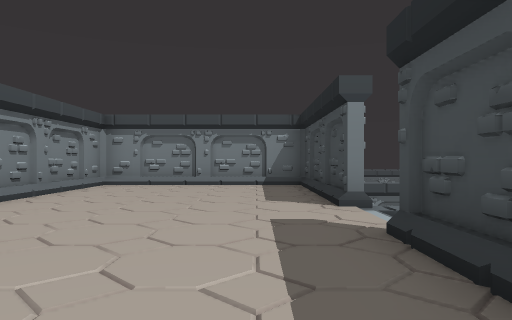
View 1 (above)

23 first-person views from a walk through a Godot game level. The camera is 1.4 m above the floor, looks level and sees 70° across. The floor is counted in squares, 2 m on a side. Each view is taken from the middle of a square. On the plan, view 1 faces up. The plan holds only what a view shows up to about 11 squares ahead; the rest is blank. The place goes on beyond the plan.

View 2
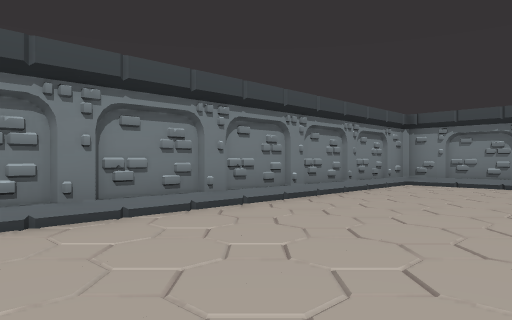

View 3
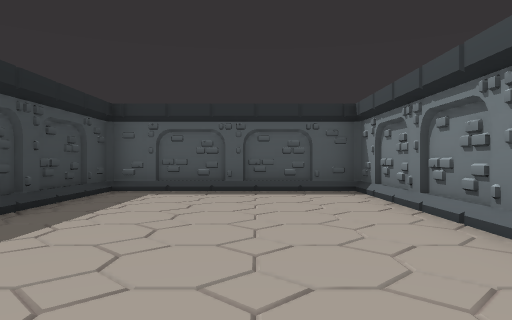

View 4
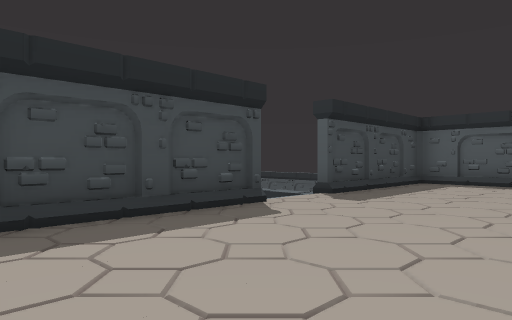

View 5
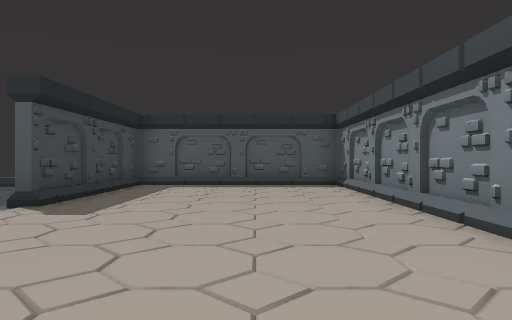

View 6
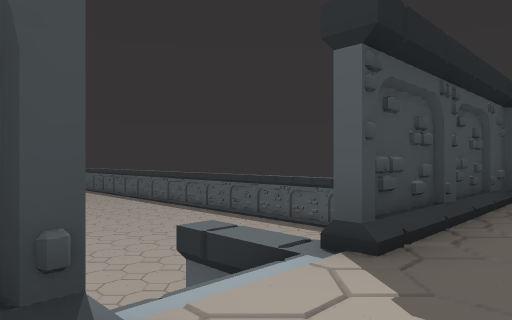

View 7
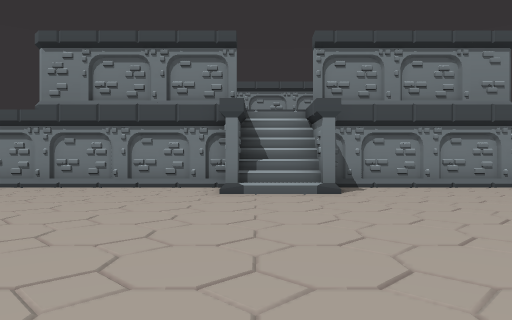

View 8
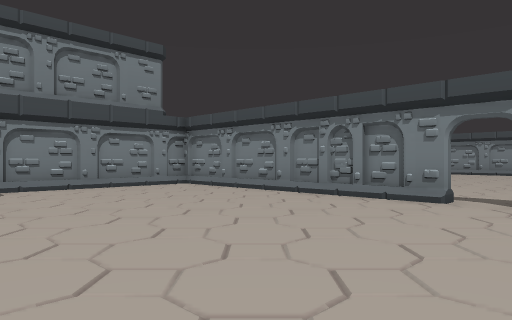

View 9
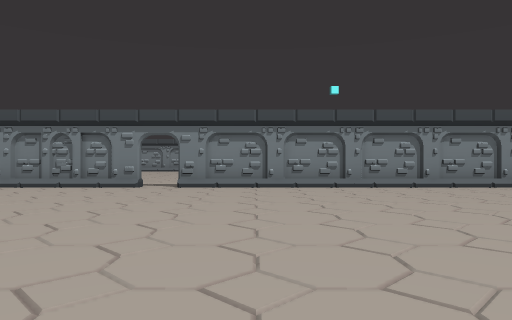

View 10
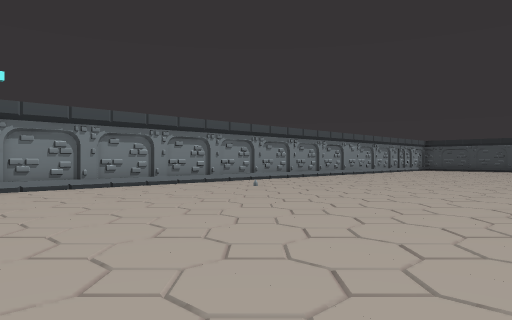

View 11
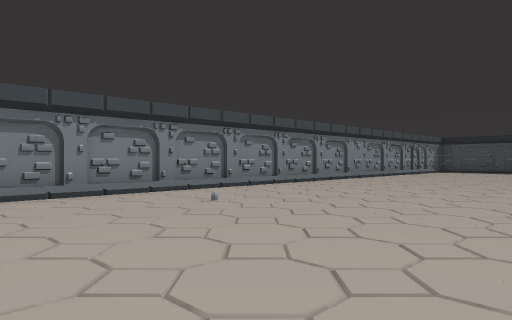

View 12
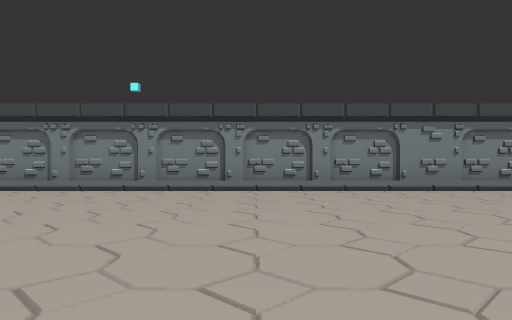

View 13
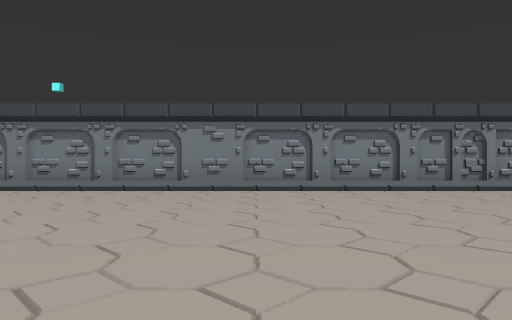

View 14
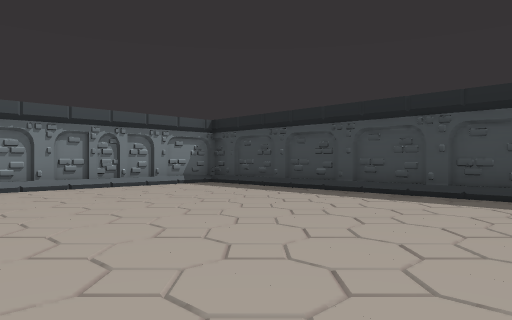

View 15
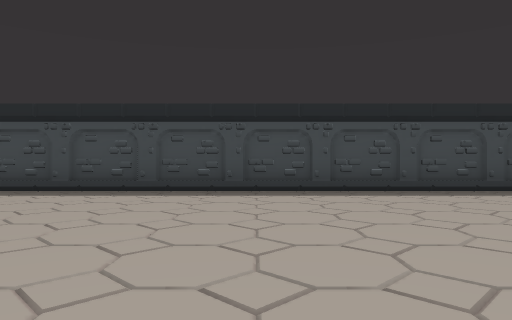

View 16
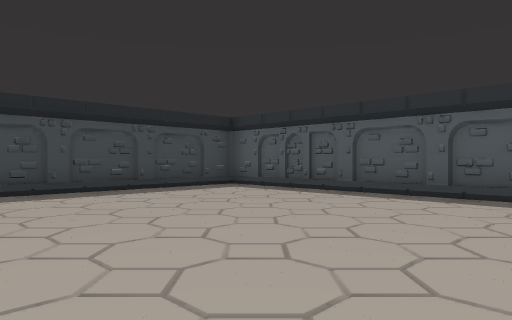

View 17
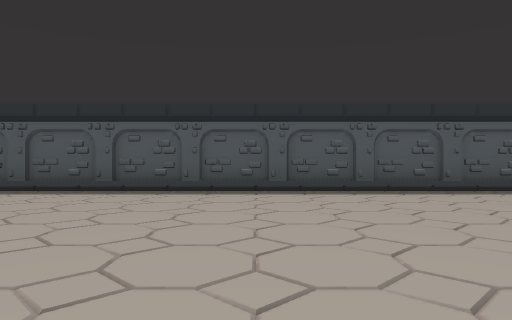

View 18
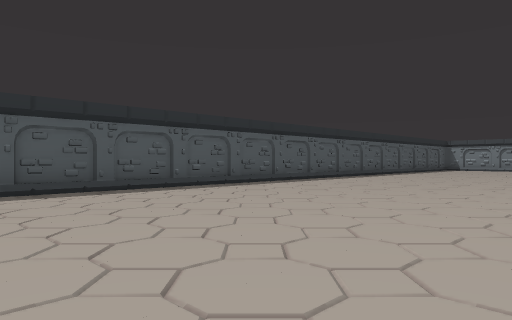

View 19
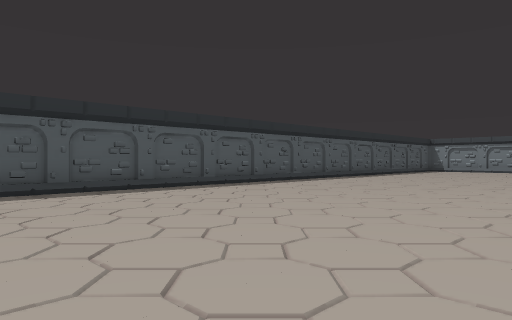

View 20
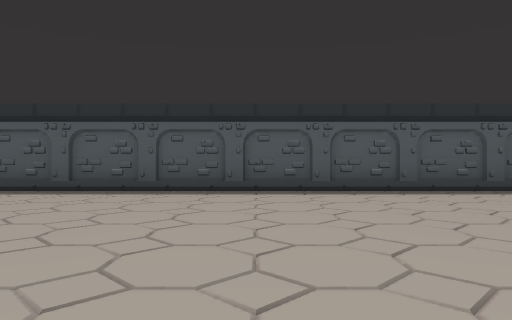

View 21
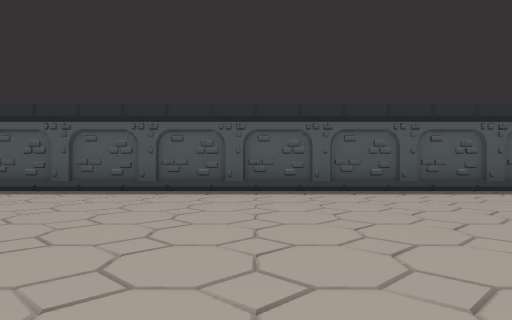

View 22
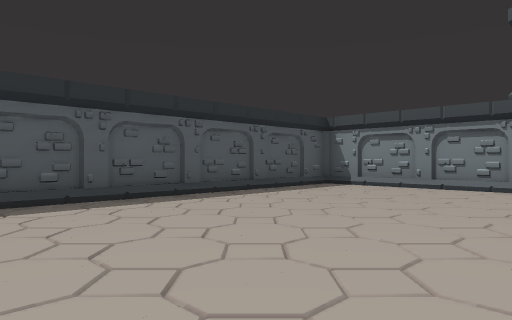

View 23
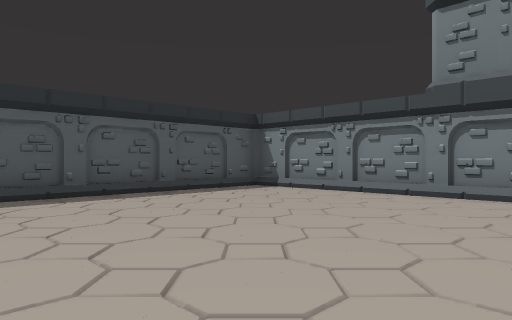

### Floor plan
Key: @ floor where view 1 was taken; # wall or solid block; x gap in a wall; . main floor; : floor 4 m higher than the main floor; / step, stairs or slope.
Columns run from 5 left of view 1 to 39 right of it. Each row starts with its distance up from view 1.
 13               ..
 12       ########xx###########################
 11 #######.....................................
 10 #:::::#.....................................#
  9 #:::::#.....................................#
  8 #:::::#.....................................#
  7 #:::::#.....................................#
  6 #:::::#.#...................................#
  5 #:::::://...................................#
  4 #::::::/#.......................    ........#
  3 #:::::#........    ........   .    . .......#
  2 #:::::#............ ..     .. .. ...........#
  1 #:::::#..........     ...........  . .......#
  0 #::::@#.....................................#
 -1 #:::::#.....................................#
 -2 #######.....................................#
 -3       #.....................................#
 -4       #.....................................#
 -5       #.....................................#
 -6       #.....................................#
 -7       #######################################

Positions as (right, up) in squares from view 1, and headings:
1: (0, 0), facing up
2: (0, 0), facing up-left
3: (-2, 7), facing down
4: (-3, 10), facing down-right
5: (-2, 9), facing down
6: (0, 6), facing down-right
7: (11, 4), facing left
8: (11, 5), facing up-left
9: (12, 2), facing up
10: (13, 2), facing up-right
11: (16, 4), facing up-right
12: (25, 3), facing up
13: (30, 3), facing up
14: (31, 2), facing up-right
15: (30, 2), facing right
16: (30, 1), facing down-right
17: (29, 2), facing down
18: (28, 2), facing down-left
19: (25, 2), facing down-left
20: (16, 2), facing down
21: (12, 2), facing down
22: (11, 0), facing down-left
23: (9, 1), facing down-left
